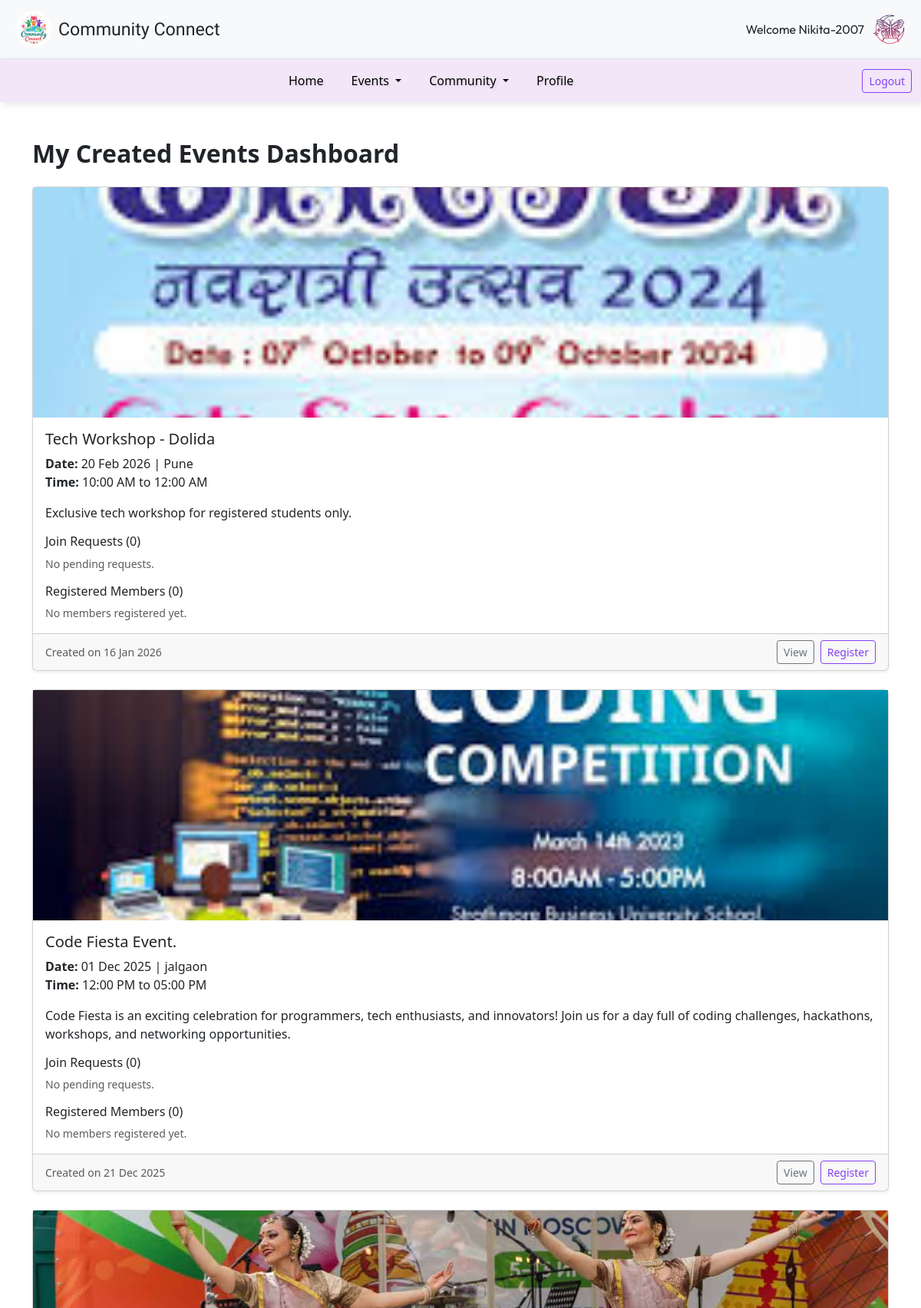
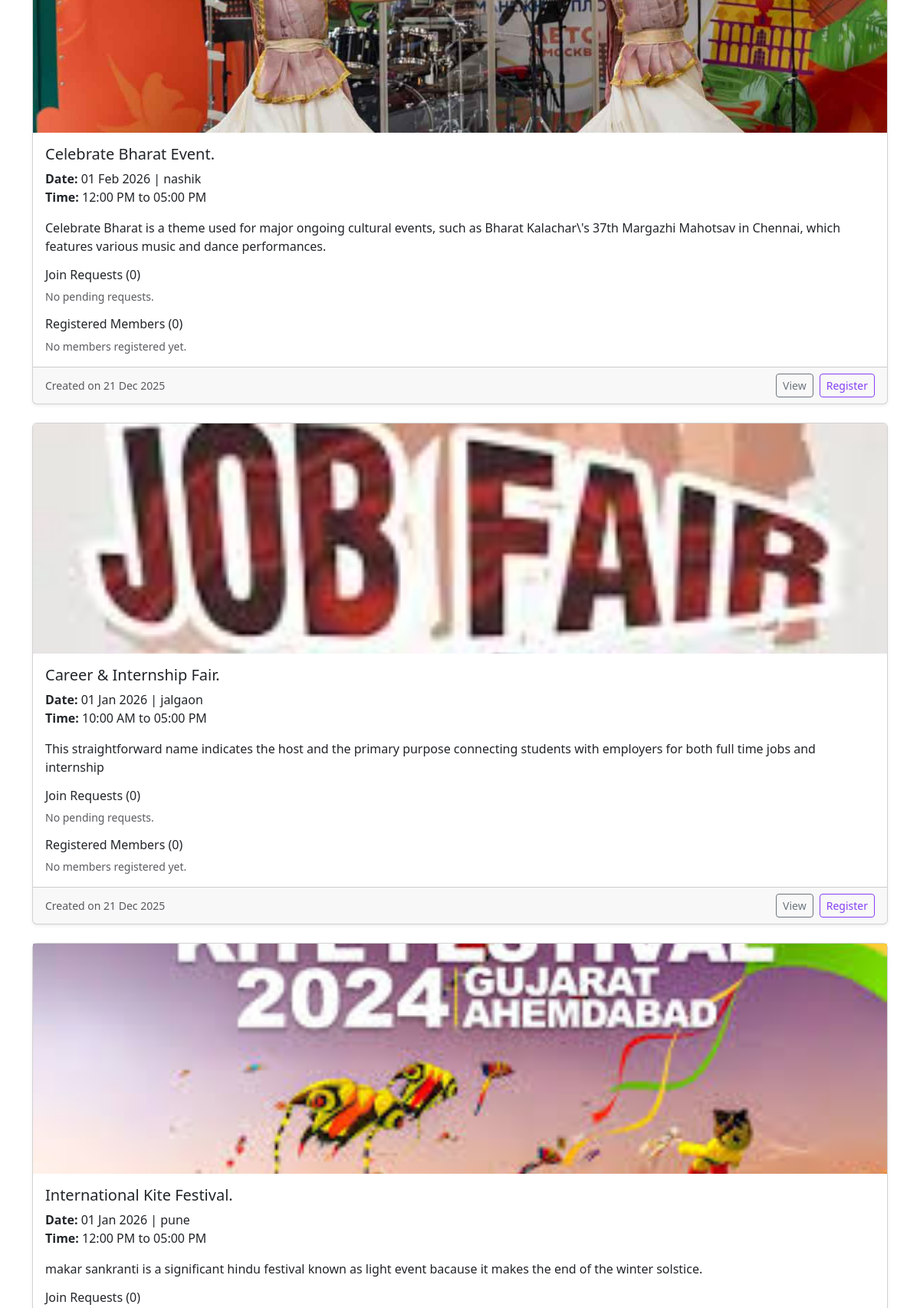
Page /myEvent.php (signed in, upper part) on the committed database (2 pictures, top to bottom).
### tables this page shows
CREATE TABLE `community_events` (
  `id` int(11) NOT NULL,
  `event_name` varchar(255) NOT NULL,
  `category` varchar(100) NOT NULL,
  `other_category` varchar(255) DEFAULT NULL,
  `district` varchar(100) NOT NULL,
  `start_time` time DEFAULT NULL,
  `end_time` time DEFAULT NULL,
  `date` date DEFAULT NULL,
  `registration_deadline` varchar(255) NOT NULL,
  `image` varchar(255) DEFAULT 'default_event.jpg',
  `event_type` varchar(150) NOT NULL,
  `event_ty` varchar(255) NOT NULL,
  `location` varchar(255) NOT NULL,
  `about` text DEFAULT NULL,
  `created_at` timestamp NOT NULL DEFAULT current_timestamp(),
  `created_by` int(11) NOT NULL,
  `Community` int(11) DEFAULT NULL,
  `event_code` varchar(50) DEFAULT NULL,
  `privacy` varchar(10) NOT NULL DEFAULT 'public',
  `details` text DEFAULT NULL,
  `status` enum('Upcoming','Ongoing','Completed','Cancelled') DEFAULT 'Upcoming'
);

### myEvent.php (the view, shortened to what this page needs)
<?php
include 'userHead.php';
$conn = mysqli_connect("localhost", "root", "", "community_connect");
$user_id = $_SESSION['user_id'] ?? 0;
$event_query = "SELECT * FROM community_events WHERE created_by = $user_id ORDER BY id DESC";
$event_result = mysqli_query($conn, $event_query);
$event_count = mysqli_num_rows($event_result);
?>
<!DOCTYPE html>
<html lang="en">
<head>
    <link href="https://cdn.jsdelivr.net/npm/bootstrap@5.3.8/dist/css/bootstrap.min.css" rel="stylesheet" />
    <link href="https://cdn.jsdelivr.net/npm/bootstrap-icons@1.10.5/font/bootstrap-icons.css" rel="stylesheet" />
    <link rel="stylesheet" href="userStyle.css" />
</head>
<body>
<?php
include 'userNav.php';
?>
<div class="container mt-5">
    <h2 class="fw-bold mb-4">My Created Events Dashboard</h2>
    <?php if ($event_count > 0): ?>
        <div class="row g-4">
        <?php while ($row = mysqli_fetch_assoc($event_result)):
            $event_id = (int)$row['id'];
            $req_result = mysqli_query($conn, "
                SELECT r.id AS id, r.user_id, u.full_name AS name, u.username, r.status
                FROM registrations r
                LEFT JOIN users u ON r.user_id = u.user_id
                WHERE r.event_id = $event_id AND r.status = 'pending'
                ORDER BY r.id DESC
            ");
            $req_count = $req_result ? mysqli_num_rows($req_result) : 0;
            $mem_result = mysqli_query($conn, "
                SELECT er.id, er.user_id, u.full_name AS name, u.username
                FROM registrations er
                LEFT JOIN users u ON er.user_id = u.user_id
                WHERE er.event_id = $event_id AND er.status = 'approved'
                ORDER BY er.id DESC
            ");
            $mem_count = $mem_result ? mysqli_num_rows($mem_result) : 0;
        ?>
            <div class="col-12 col-md-12">
                <div class="card h-100 shadow-sm">
                    <div class="photo-box">
                        <?php if (!empty($row['image'])): ?>
                            <img src="<?= htmlspecialchars($row['image']); ?>" alt="Event Image" class="img-fluid w-100" style="height:300px; object-fit:cover;">
                        <?php else: ?>
                            <div class="d-flex align-items-center justify-content-center h-100" style="height:220px; background:#f2f2f2;">
                                <i class="bi bi-image" style="font-size:48px;color:#d1d5db"></i>
                            </div>
                        <?php endif; ?>
                    </div>
                    <div class="card-body">
                        <h5 class="card-title"><?= htmlspecialchars($row['event_name']); ?></h5>
                        <p class="card-text">
                            <strong>Date:</strong> <?= date("d M Y", strtotime($row['date'])); ?> | <?= htmlspecialchars($row['district']); ?><br>
                            <strong>Time:</strong> <?= date("h:i A", strtotime($row['start_time'])); ?> to <?= date("h:i A", strtotime($row['end_time'])); ?><br>
                        </p>
                        <p class="card-text"><?= nl2br(htmlspecialchars($row['about'])); ?></p>
                        <h6>Join Requests (<?= $req_count ?>)</h6>
                        <?php if ($req_count > 0): ?>
                            <?php while ($r = mysqli_fetch_assoc($req_result)): ?>
                                <?php if ($r['status'] === 'pending'):  ?>
                                    <div class="d-flex align-items-center justify-content-between mb-2">
                                        <div class="d-flex align-items-center">
                                            <img src="l.png" alt="Avatar" width="40" height="40" class="rounded-circle me-2">
                                            <div>
                                                <?= htmlspecialchars($r['name'] ?? 'Member'); ?><br>
                                            <small class="text-muted"><?= htmlspecialchars($r['username'] ?? '@user'); ?></small>
                                            </div>
                                        </div>
                                        <div class="d-flex gap-2">
                                            <a href="event_member_profile.php?id=<?= $r['user_id'] ?>" class="btn btn-sm btn-outline-primary">View Profile</a>
                                            <form method="post" action="updateRequestStatus.php" class="mb-0">
                                                <input type="hidden" name="req_id" value="<?= $r['id'] ?>">
                                                <input type="hidden" name="status" value="approved">
                                                <button type="submit" class="btn btn-sm btn-outline-success">Accepted</button>
                                            </form>
                                        </div>
                                    </div>
                                <?php endif; ?>
                            <?php endwhile; ?>
                        <?php else: ?>
                            <small class="text-muted">No pending requests.</small>
                        <?php endif; ?>
                        <h6 class="mt-3">Registered Members (<?= $mem_count ?>)</h6>
                    <?php if ($mem_count > 0): ?>
                        <?php while ($m = mysqli_fetch_assoc($mem_result)): ?>
                                <div class="d-flex align-items-center justify-content-between mb-2">
                                    <div class="d-flex align-items-center">
                                        <img src="<?= htmlspecialchars($m['avatar'] ?? 'lo.webp'); ?>" width="40" height="40" class="rounded-circle me-2">
                                        <div>
                                            <?= htmlspecialchars($m['name'] ?? 'Member'); ?><br>
                                            <small class="text-muted"><?= htmlspecialchars($m['username'] ?? '@user'); ?></small>
                                        </div>
                                    </div>
                                    <a href="event_member_profile.php?id=<?= $m['user_id'] ?>" class="btn btn-sm btn-outline-primary">View Profile</a>
                                </div>
                            <?php endwhile; ?>
                        <?php else: ?>
                            <small class="text-muted">No members registered yet.</small>
                    <?php endif; ?>
                    </div>
                    <div class="card-footer d-flex justify-content-between align-items-center">
                        <small class="text-muted">Created on <?= date("d M Y", strtotime($row['created_at'] ?? $row['date'])); ?></small>
                        <div class="d-flex gap-2">
                            <a href="viewEvent.php?id=<?= $row['id'] ?>" class="btn btn-sm btn-outline-secondary">View</a>
                            <a href="registerEvent.php?id=<?= $row['id'] ?>" class="btn btn-sm btn-outline-indigo">Register</a>
                        </div>
                    </div>
                </div>
            </div>
        <?php endwhile; ?>
        </div>
    <?php endif; ?>
</div>
</body>
</html>

### userStyle.css (style rules this page uses)
.btn-outline-indigo { color: #8540f5; border-color: #8540f5; }

### rows in the picture
community_events: image (picture), event_name "Tech Workshop - Dolida", date "20 Feb 2026", district "Pune", start_time "10:00 AM", end_time "12:00 AM", about "Exclusive tech workshop for registered students only.", req_count "0", shows "No pending requests.", mem_count "0", shows "No members registered yet.", created_at "16 Jan 2026"
community_events: image (picture), event_name "Code Fiesta Event.", date "01 Dec 2025", district "jalgaon", start_time "12:00 PM", end_time "05:00 PM", about "Code Fiesta is an exciting celebration for programmers, tech enthusiasts, and innovators! Join us for a day full of coding challenges, hackathons, workshops, and networking opportunities.", req_count "0", shows "No pending requests.", mem_count "0", shows "No members registered yet.", created_at "21 Dec 2025"
community_events: image (picture), event_name "Celebrate Bharat Event.", date "01 Feb 2026", district "nashik", start_time "12:00 PM", end_time "05:00 PM", about "Celebrate Bharat is a theme used for major ongoing cultural events, such as Bharat Kalachar\\'s 37th Margazhi Mahotsav in Chennai, which features various music and dance performances.", req_count "0", shows "No pending requests.", mem_count "0", shows "No members registered yet.", created_at "21 Dec 2025"
community_events: image (picture), event_name "Career & Internship Fair.", date "01 Jan 2026", district "jalgaon", start_time "10:00 AM", end_time "05:00 PM", about "This straightforward name indicates the host and the primary purpose connecting students with employers for both full time jobs and internship", req_count "0", shows "No pending requests.", mem_count "0", shows "No members registered yet.", created_at "21 Dec 2025"
community_events: image (picture), event_name "International Kite Festival.", date "01 Jan 2026", district "pune", start_time "12:00 PM", end_time "05:00 PM", about "makar sankranti is a significant hindu festival known as light event bacause it makes the end of the winter solstice.", req_count "0"

### other values in the picture
$username "Nikita-2007"
